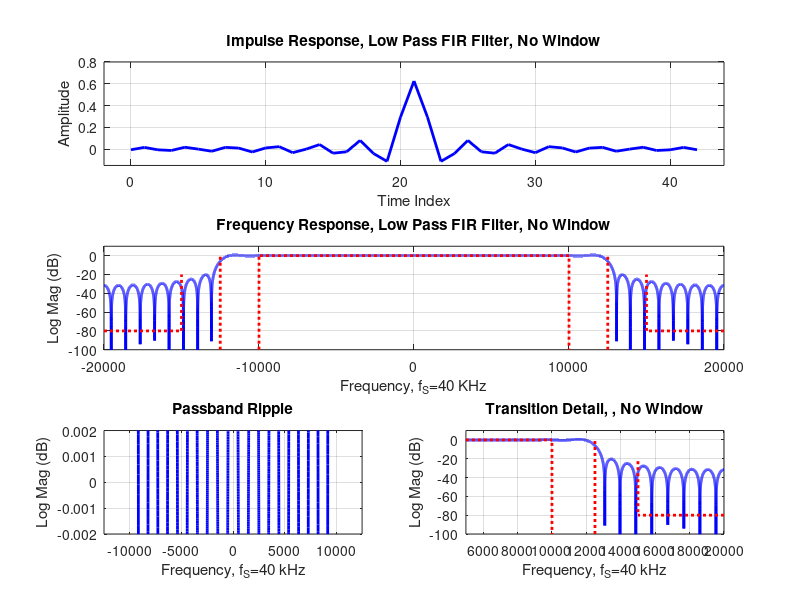

Here is the MATLAB script that generated this plot:
fs=40000;
f1=10000;
f2=15000;
A_dB=80;

Beta=A_dB/10; % if A_dB < 40 dB have to reduce Beta
M=floor((fs/(f2-f1))*A_dB/15);
if M-2*ceil(M/2)==0; M=M+1; end
MM=(M-1)/2;
phi=2*pi*(-MM:MM)*(f1+f2)/(2*fs);
h=sin(phi)./phi;
h(MM+1)=1;
h_no_window=h; % no window applied this time
h1=h_no_window*(f2+f1)/fs; %scale factor is still applied 

figure(1)
subplot(3,1,1)
plot(0:2*MM,h1,'b','linewidth',2)
grid on
axis([-2 2*MM+2,-0.15 0.8])
title('Impulse Response, Low Pass FIR Filter, No Window')
xlabel('Time Index')
ylabel('Amplitude')
Nfft = 65536;
[H, f] = freqz(h1, 1, Nfft, 'whole', fs);
H_shift = fftshift(H) ;
H_dB = 20*log10(abs(H_shift)) ;
fc = (-Nfft/2:Nfft/2-1)*(fs/Nfft); %shift frequencies to center

subplot (3,1,2);
plot(fc, H_dB, 'b','linewidth' ,2)
hold on
plot ([-fs/2 -f2 -f2], [-A_dB -A_dB -20], ':r','linewidth',2)
plot([+fs/2 +f2 +f2], [-A_dB -A_dB -20], ':r', 'linewidth', 2)
plot([-f1 -f1 +f1 +f1], [-100 0 0 -100], ':r', 'linewidth', 2)
f0= (f1+f2)/2;
plot ([-f0 -f0], [-100 0],':r', 'linewidth' ,2)
plot([+f0 +f0], [-100 0], ':r', 'linewidth', 2)
hold off
grid on
axis ([-fs/2 fs/2 -100 10])
title('Frequency Response, Low Pass FIR Filter, No Window')
xlabel ('Frequency, f_S=40 KHz')
ylabel ('Log Mag (dB)')

subplot (3,2,5)
pb_idx = (fc >= -f1) & (fc <= f1); % restrict passband between -f1 and +f1
mag_pb = H_dB(pb_idx); %magnitudes in passband
f_pb = fc(pb_idx) ; %frequencies in passband
pb_min = min(mag_pb) ;
pb_max = max(mag_pb) ;
% from here, find peak deviation from unity dB  
peak_dev = max(abs(1 - pb_min), abs(pb_max - 1));
plot(f_pb, mag_pb, 'b', 'linewidth',2); grid on; hold on;
plot([-f1 -f1 f1 f1 ], [-0.002 pb_min pb_min -0.002],':r', 'linewidth',2)
plot([-f1 -f1 f1 f1 ], [+0.002 pb_max pb_max +0.002],':r', 'linewidth',2)
hold off
axis ([-f0 f0 -0.002 0.002])
title('Passband Ripple')
xlabel('Frequency, f_S=40 kHz')
ylabel('Log Mag (dB)')

subplot (3,2,6)
plot(fc, H_dB, 'b', 'linewidth',2)
hold on
plot([f1/2 f1 f1 ],[0 0 -100],':r','linewidth',2)
plot([+f2+5000 +f2 +f2],[-A_dB -A_dB -20],':r','linewidth',2)
plot([+f0 +f0],[-100 0],':r','linewidth',2)
hold off
grid on
axis([f1/2 f2+5000 -100 10])
title('Transition Detail, , No Window')
xlabel('Frequency, f_S=40 kHz')
ylabel('Log Mag (dB)')
